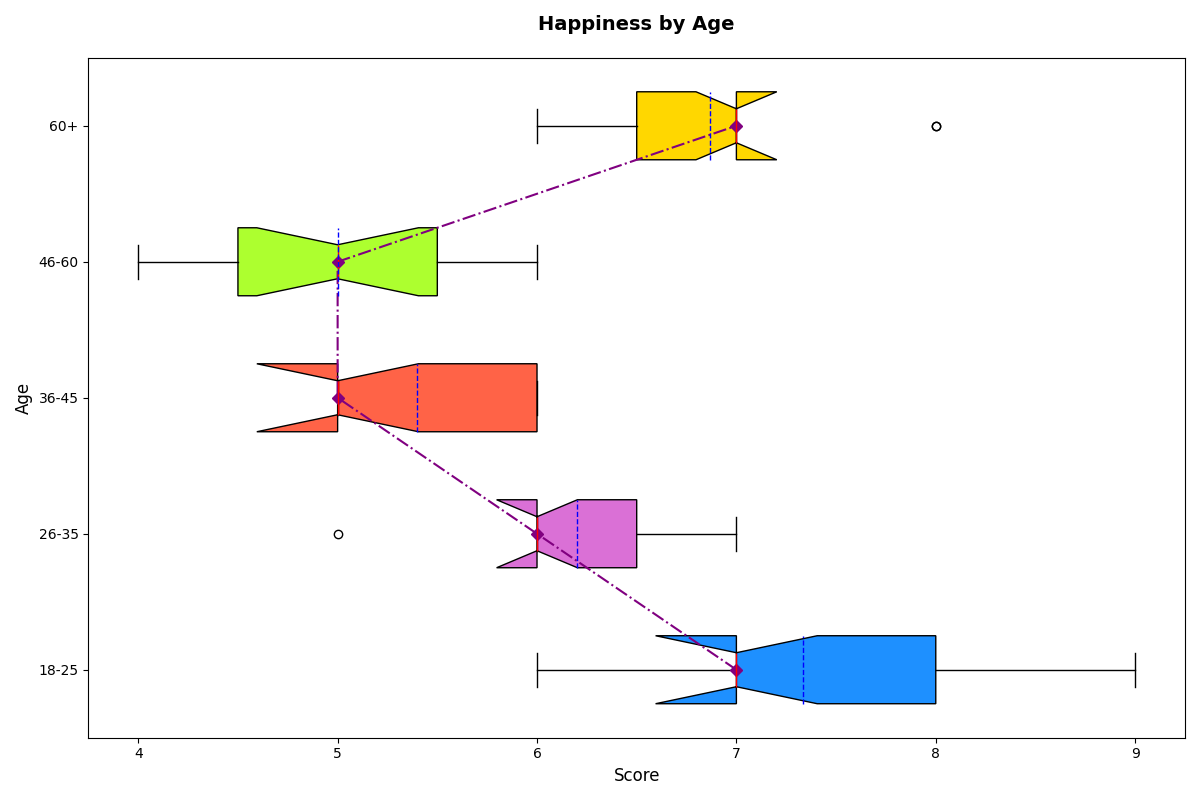

Here is the Python script that generated this plot:
import matplotlib.pyplot as plt
import numpy as np

age_groups = ['18-25', '26-35', '36-45', '46-60', '60+']
happiness_data = [
    [7, 8, 7, 6, 8, 8, 7, 9, 7, 6, 7, 8, 7, 8, 7],  
    [6, 7, 6, 6, 7, 7, 6, 6, 6, 7, 6, 6, 5, 6, 6],  
    [5, 6, 5, 6, 6, 5, 6, 6, 5, 5, 5, 5, 5, 6, 5],  
    [6, 6, 5, 4, 5, 6, 5, 4, 4, 5, 6, 5, 4, 5, 5],  
    [7, 6, 7, 6, 7, 7, 7, 6, 6, 7, 8, 7, 8, 7, 7]
]

fig, ax = plt.subplots(figsize=(12, 8))
box = ax.boxplot(happiness_data, vert=False, patch_artist=True, labels=age_groups, notch=True, meanline=True, showmeans=True)

# Shuffled colors
colors = ['#1E90FF', '#DA70D6', '#FF6347', '#ADFF2F', '#FFD700']
for patch, color in zip(box['boxes'], colors):
    patch.set_facecolor(color)

plt.setp(box['means'], color='blue')
plt.setp(box['medians'], color='red')

medians = [np.median(group) for group in happiness_data]
ax.plot(medians, range(1, len(age_groups) + 1), color='purple', marker='D', linestyle='-.')

ax.set_title('Happiness by Age', fontsize=14, fontweight='bold', pad=20)
ax.set_xlabel('Score', fontsize=12)
ax.set_ylabel('Age', fontsize=12)

plt.tight_layout()
plt.show()
